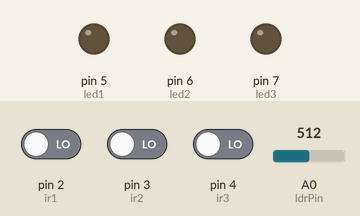
Bench run of a sketch on a simulated Arduino Uno, built with avr-gcc and run on an emulated ATmega328P. Parts: output pins drawn as LEDs (lit = HIGH). The inputs (shaded band) are chosen by the test bench; at power-on: A0 (ldrPin) = 512, pin 2 (ir1) LOW, pin 3 (ir2) LOW, pin 4 (ir3) LOW.

Above: at 1.2 s.
1.3 s: A0 (ldrPin) set to 481
At 1.8 s:
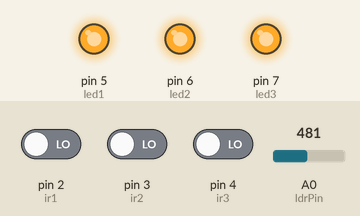
2.8 s: A0 (ldrPin) set to 510
At 4.0 s:
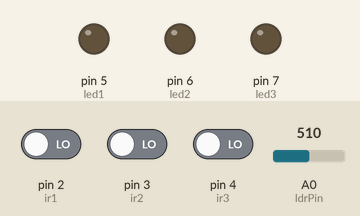
4.3 s: A0 (ldrPin) set to 490
At 5.4 s:
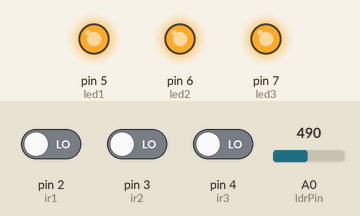
5.8 s: pin 2 (ir1) driven HIGH
At 6.6 s:
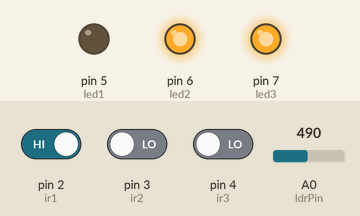
7.3 s: pin 3 (ir2) driven HIGH
At 7.8 s:
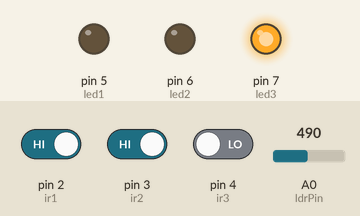
8.8 s: pin 2 (ir1) driven LOW
At 10.2 s:
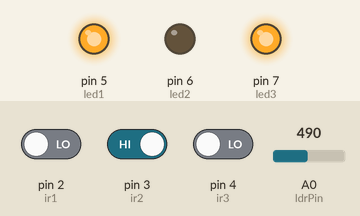
Timing chart, 0 to 11.3 s (numbered marks = the images above; inputs shaded):
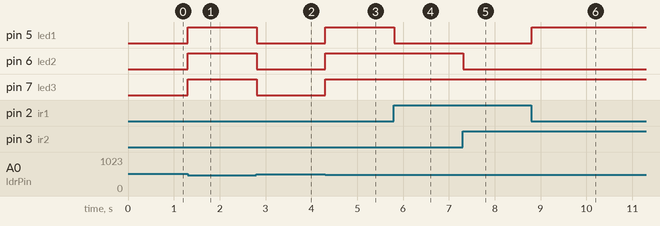

Measured:
- the behaviour switches between 500 and 499 on A0 (ldrPin) (found by bisection; images 0 and 1)
- after the input at 1.3 s, pin 5 (led1), pin 6 (led2), pin 7 (led3): LOW → HIGH at once
- after the input at 2.8 s, pin 5 (led1), pin 6 (led2), pin 7 (led3): HIGH → LOW at once
- after the input at 4.3 s, pin 5 (led1), pin 6 (led2), pin 7 (led3): LOW → HIGH at once
- after the input at 5.8 s, pin 5 (led1): HIGH → LOW at once
- after the input at 7.3 s, pin 6 (led2): HIGH → LOW at once
- after the input at 8.8 s, pin 5 (led1): LOW → HIGH at once

The sketch:

SmartStreetLightProject_Code.ino
```cpp
// Pin definitions
const int ldrPin = A0;           // LDR connected to A0
const int ir1 = 2, ir2 = 3, ir3 = 4; // IR sensors
const int led1 = 5, led2 = 6, led3 = 7; // LEDs for street lights

void setup() {
  pinMode(ir1, INPUT);
  pinMode(ir2, INPUT);
  pinMode(ir3, INPUT);

  pinMode(led1, OUTPUT);
  pinMode(led2, OUTPUT);
  pinMode(led3, OUTPUT);

  Serial.begin(9600); // For debugging
}

void loop() {
  int ldrValue = analogRead(ldrPin);
  int threshold = 500; // Adjust based on room light

  // Check if it's night
  if (ldrValue < threshold) {
    // IR sensor 1
    if (digitalRead(ir1) == LOW) {
      digitalWrite(led1, HIGH);
    } else {
      digitalWrite(led1, LOW);
    }

    // IR sensor 2
    if (digitalRead(ir2) == LOW) {
      digitalWrite(led2, HIGH);
    } else {
      digitalWrite(led2, LOW);
    }

    // IR sensor 3
    if (digitalRead(ir3) == LOW) {
      digitalWrite(led3, HIGH);
    } else {
      digitalWrite(led3, LOW);
    }

  } else {
    // It's day time, all lights off
    digitalWrite(led1, LOW);
    digitalWrite(led2, LOW);
    digitalWrite(led3, LOW);
  }

  delay(100);
}
```
